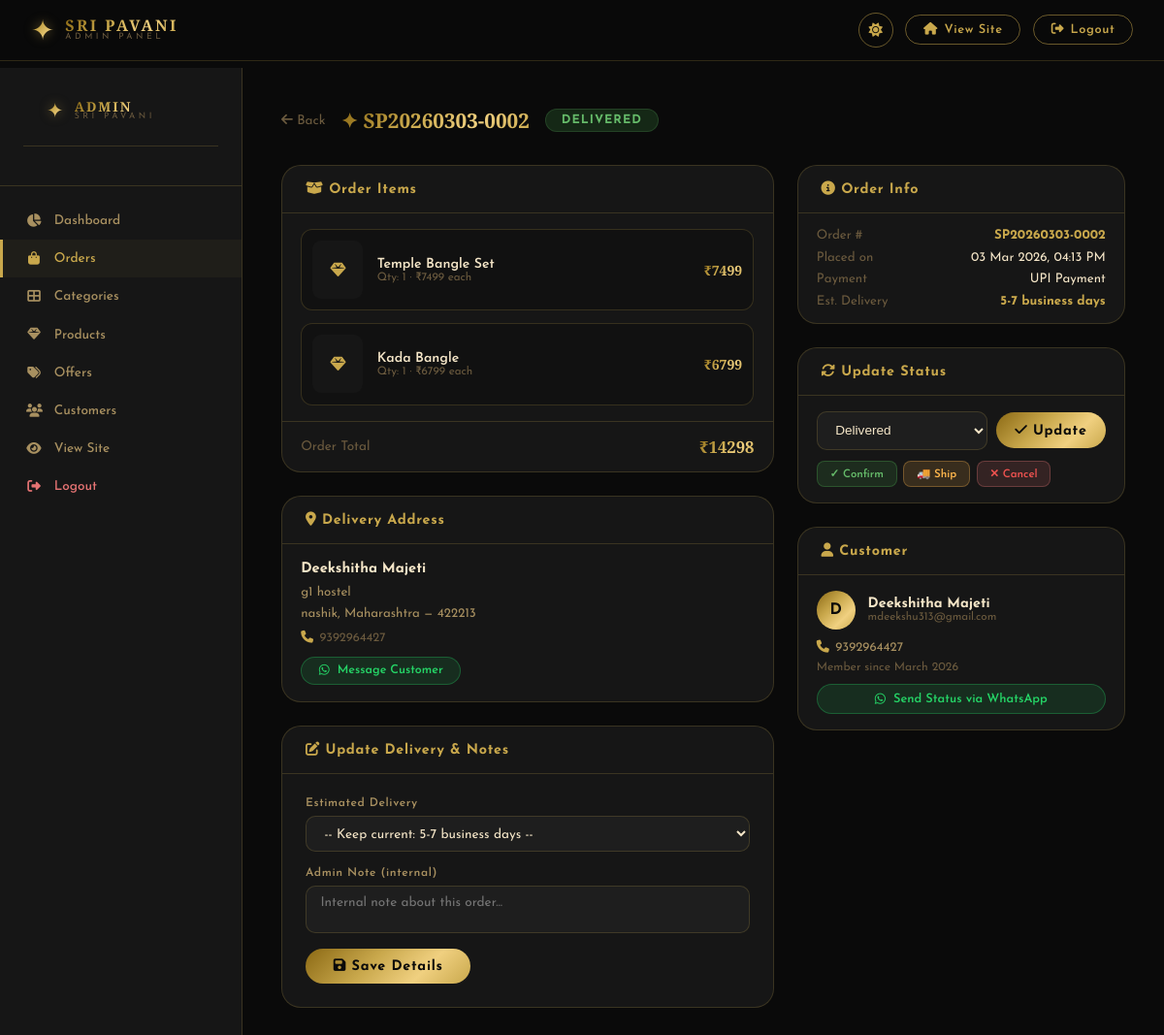
The app's page /admin/orders/2 (signed in) with its own data.
### app.py (models this page shows, shortened)
class Order(db.Model):
    id                 = db.Column(db.Integer, primary_key=True)
    user_id            = db.Column(db.Integer, db.ForeignKey('user.id'), nullable=False)
    order_number       = db.Column(db.String(20), unique=True, nullable=False)
    total              = db.Column(db.Float, nullable=False)
    payment_method     = db.Column(db.String(30), nullable=False)
    status             = db.Column(db.String(20), default='pending')
    delivery_name      = db.Column(db.String(150))
    delivery_phone     = db.Column(db.String(20))
    delivery_address   = db.Column(db.Text)
    delivery_city      = db.Column(db.String(100))
    delivery_state     = db.Column(db.String(100))
    delivery_pincode   = db.Column(db.String(10))
    estimated_delivery = db.Column(db.String(100), default='5-7 business days')
    admin_note         = db.Column(db.Text)
    created_at         = db.Column(db.DateTime, default=datetime.utcnow)
    items              = db.relationship('OrderItem', backref='order', lazy=True)

class OrderItem(db.Model):
    id            = db.Column(db.Integer, primary_key=True)
    order_id      = db.Column(db.Integer, db.ForeignKey('order.id'), nullable=False)
    product_id    = db.Column(db.Integer, db.ForeignKey('product.id'), nullable=True)
    product_name  = db.Column(db.String(200))
    product_image = db.Column(db.String(200))
    price         = db.Column(db.Float)
    quantity      = db.Column(db.Integer)
    product       = db.relationship('Product')

class User(UserMixin, db.Model):
    id            = db.Column(db.Integer, primary_key=True)
    name          = db.Column(db.String(150), nullable=False)
    email         = db.Column(db.String(150), unique=True, nullable=False)
    phone         = db.Column(db.String(20))
    dob           = db.Column(db.String(20))
    gender        = db.Column(db.String(10))
    address       = db.Column(db.Text)
    city          = db.Column(db.String(100))
    state         = db.Column(db.String(100))
    pincode       = db.Column(db.String(10))
    password_hash = db.Column(db.String(256))
    is_admin      = db.Column(db.Boolean, default=False)
    created_at    = db.Column(db.DateTime, default=datetime.utcnow)
    cart_items    = db.relationship('CartItem', backref='user', lazy=True)
    orders        = db.relationship('Order', backref='user', lazy=True)

### app.py (the view)
@app.route('/admin/orders/<int:order_id>')
@login_required
@admin_required
def admin_order_detail(order_id):
    order = Order.query.get_or_404(order_id)
    return render_template('admin/order_detail.html', order=order)

### templates/admin/order_detail.html (shortened to what this page needs)
{% extends "admin/base_admin.html" %}
{% block content %}
{% set sc = status_colors.get(order.status, ('rgba(100,100,100,.15)','#aaa')) %}
<div style="display:flex;align-items:center;gap:1rem;margin-bottom:2rem;flex-wrap:wrap">
  <a href="{{ url_for('admin_orders') }}" style="color:var(--text-muted);font-size:.85rem;text-decoration:none;white-space:nowrap">
    <i class="fas fa-arrow-left"></i> Back
  </a>
  <h1 class="admin-page-title" style="margin-bottom:0;font-size:clamp(.9rem,3vw,1.3rem)">✦ {{ order.order_number }}</h1>
  <span style="display:inline-block;padding:.3rem 1rem;border-radius:20px;font-size:.78rem;font-weight:700;
               background:{{ sc[0] }};color:{{ sc[1] }};border:1px solid {{ sc[1] }}30;letter-spacing:.08em">
    {{ order.status|upper }}
  </span>
</div>
<div class="order-detail-grid" style="display:grid;grid-template-columns:1.2fr 0.8fr;gap:1.5rem;align-items:start">
  <div>
    <div class="admin-card" style="margin-bottom:1.5rem">
      <div class="admin-card-header"><h3><i class="fas fa-box-open"></i> Order Items</h3></div>
      <div style="padding:1rem 1.2rem;display:flex;flex-direction:column;gap:.8rem">
        {% for item in order.items %}
        <div style="display:flex;gap:.9rem;align-items:center;padding:.7rem;background:var(--bg-secondary);border-radius:12px;border:1px solid var(--border)">
          <div style="width:52px;height:60px;border-radius:9px;overflow:hidden;background:var(--bg-card);flex-shrink:0">
            {% if item.product_image %}
              <img src="{{ url_for('static', filename=item.product_image) }}" style="width:100%;height:100%;object-fit:cover"/>
            {% else %}
              <div style="width:100%;height:100%;display:flex;align-items:center;justify-content:center;color:var(--gold)"><i class="fas fa-gem"></i></div>
            {% endif %}
          </div>
          <div style="flex:1;min-width:0">
            <div style="font-weight:600;font-size:.88rem;color:var(--text-primary);white-space:nowrap;overflow:hidden;text-overflow:ellipsis">{{ item.product_name }}</div>
            <div style="font-size:.73rem;color:var(--text-muted)">Qty: {{ item.quantity }} · ₹{{ "%.0f"|format(item.price) }} each</div>
          </div>
          <div style="font-family:'Cinzel Decorative',serif;font-size:.88rem;background:var(--gold-gradient);-webkit-background-clip:text;-webkit-text-fill-color:transparent;font-weight:700;white-space:nowrap">
            ₹{{ "%.0f"|format(item.price * item.quantity) }}
          </div>
        </div>
        {% endfor %}
      </div>
      <div style="padding:.9rem 1.2rem;border-top:1px solid var(--border);display:flex;justify-content:space-between;align-items:center">
        <span style="font-size:.85rem;color:var(--text-muted)">Order Total</span>
        <span style="font-family:'Cinzel Decorative',serif;font-size:1.05rem;background:var(--gold-gradient);-webkit-background-clip:text;-webkit-text-fill-color:transparent;font-weight:700">
          ₹{{ "%.0f"|format(order.total) }}
        </span>
      </div>
    </div>
    <div class="admin-card" style="margin-bottom:1.5rem">
      <div class="admin-card-header"><h3><i class="fas fa-map-marker-alt"></i> Delivery Address</h3></div>
      <div style="padding:1.1rem 1.2rem">
        <div style="font-weight:700;font-size:.92rem;color:var(--text-primary);margin-bottom:.35rem">{{ order.delivery_name }}</div>
        <div style="font-size:.83rem;color:var(--text-secondary);line-height:1.7">
          {{ order.delivery_address }}<br>
          {{ order.delivery_city }}, {{ order.delivery_state }} — {{ order.delivery_pincode }}
        </div>
        {% if order.delivery_phone %}
        <div style="font-size:.8rem;color:var(--text-muted);margin-top:.4rem">
          <i class="fas fa-phone" style="color:var(--gold);margin-right:.4rem"></i>{{ order.delivery_phone }}
        </div>
        {% endif %}
        {% if order.user.phone %}
        <a href="https://wa.me/91{{ order.user.phone|replace(' ','')|replace('-','') }}?text={{ ('Hi ' + order.user.name + ', your Sri Pavani order ' + order.order_number + ' update: ')|urlencode }}"
           target="_blank"
           style="display:inline-flex;align-items:center;gap:.5rem;margin-top:.8rem;padding:.45rem 1.1rem;border-radius:20px;background:rgba(37,211,102,.12);border:1px solid rgba(37,211,102,.3);color:#25d366;font-size:.78rem;font-weight:600;text-decoration:none">
          <i class="fab fa-whatsapp"></i> Message Customer
        </a>
        {% endif %}
      </div>
    </div>
    <div class="admin-card">
      <div class="admin-card-header"><h3><i class="fas fa-edit"></i> Update Delivery & Notes</h3></div>
      <div class="admin-card-body">
        <form method="POST" action="{{ url_for('admin_orders') }}">
          <div style="display:grid;gap:1rem">
            <div class="form-group" style="margin-bottom:0">
              <label>Estimated Delivery</label>
              <select name="delivery_preset" id="deliveryPreset" onchange="toggleCustom(this.value)"
                style="width:100%;padding:.65rem .9rem;background:var(--input-bg);border:1px solid var(--border);border-radius:10px;color:var(--text-primary);font-size:.85rem;outline:none">
                <option value="">-- Keep current: {{ order.estimated_delivery }} --</option>
              </select>
            </div>
            <div class="form-group" style="margin-bottom:0">
              <label>Admin Note (internal)</label>
              <textarea name="admin_note" rows="2" placeholder="Internal note about this order..."
                style="width:100%;padding:.65rem .9rem;background:var(--input-bg);border:1px solid var(--border);border-radius:10px;color:var(--text-primary);font-size:.85rem;resize:none;outline:none">{{ order.admin_note or '' }}</textarea>
            </div>
            <button type="submit" class="btn-gold" style="padding:.65rem 1.8rem;width:fit-content">
              <i class="fas fa-save"></i> Save Details
            </button>
          </div>
        </form>
      </div>
    </div>
  </div>
  <div>
    <div class="admin-card" style="margin-bottom:1.5rem">
      <div class="admin-card-header"><h3><i class="fas fa-info-circle"></i> Order Info</h3></div>
      <div style="padding:1rem 1.2rem;display:flex;flex-direction:column;gap:.6rem">
        {% for label, value in [
          ('Order #', order.order_number),
          ('Placed on', order.created_at.strftime('%d %b %Y, %I:%M %p')),
          ('Payment', payment_labels.get(order.payment_method, order.payment_method)),
          ('Est. Delivery', order.estimated_delivery)
        ] %}
        <div style="display:flex;justify-content:space-between;font-size:.83rem;flex-wrap:wrap;gap:.3rem">
          <span style="color:var(--text-muted)">{{ label }}</span>
          <span style="color:{% if label == 'Order #' %}var(--gold){% elif label == 'Est. Delivery' %}var(--gold){% else %}var(--text-primary){% endif %};font-weight:{% if label in ['Order #','Est. Delivery'] %}700{% else %}400{% endif %}">{{ value }}</span>
        </div>
        {% endfor %}
      </div>
    </div>
    <div class="admin-card" style="margin-bottom:1.5rem">
      <div class="admin-card-header"><h3><i class="fas fa-sync-alt"></i> Update Status</h3></div>
      <div style="padding:1rem 1.2rem">
        <form method="POST" action="{{ url_for('admin_orders') }}" style="margin-bottom:.7rem">
          <div style="display:flex;gap:.6rem;align-items:center;flex-wrap:wrap">
            <select name="status"
              style="flex:1;min-width:120px;padding:.65rem .9rem;background:var(--input-bg);border:1px solid var(--border);border-radius:10px;color:var(--text-primary);font-size:.85rem;outline:none">
              {% for s in ['pending','confirmed','shipped','delivered','cancelled'] %}
              <option value="{{ s }}" {{ 'selected' if order.status == s }}>{{ s|capitalize }}</option>
              {% endfor %}
            </select>
            <button type="submit" class="btn-gold" style="padding:.65rem 1.2rem;white-space:nowrap">
              <i class="fas fa-check"></i> Update
            </button>
          </div>
        </form>
        <div class="action-btns" style="flex-wrap:wrap">
          {% for s, label, cls in [('confirmed','✓ Confirm','btn-success'),('shipped','🚚 Ship','btn-warning'),('delivered','✦ Delivered','btn-success'),('cancelled','✕ Cancel','btn-danger')] %}
          {% if order.status != s %}
          <form method="POST" action="{{ url_for('admin_orders') }}" style="display:inline">
            <button type="submit" class="btn-sm {{ cls }}" style="font-size:.72rem">{{ label }}</button>
          </form>
          {% endif %}
          {% endfor %}
        </div>
      </div>
    </div>
    <div class="admin-card">
      <div class="admin-card-header"><h3><i class="fas fa-user"></i> Customer</h3></div>
      <div style="padding:1rem 1.2rem">
        <div style="display:flex;align-items:center;gap:.8rem;margin-bottom:.7rem">
          <div style="width:40px;height:40px;border-radius:50%;background:var(--gold-gradient);display:flex;align-items:center;justify-content:center;color:var(--bg-primary);font-weight:700;font-size:1rem;flex-shrink:0">
            {{ order.user.name[0].upper() }}
          </div>
          <div style="min-width:0">
            <div style="font-weight:700;color:var(--text-primary);font-size:.9rem;white-space:nowrap;overflow:hidden;text-overflow:ellipsis">{{ order.user.name }}</div>
            <div style="font-size:.73rem;color:var(--text-muted);word-break:break-all">{{ order.user.email }}</div>
          </div>
        </div>
        {% if order.user.phone %}
        <div style="font-size:.82rem;color:var(--text-secondary);margin-bottom:.5rem">
          <i class="fas fa-phone" style="color:var(--gold);margin-right:.4rem"></i>{{ order.user.phone }}
        </div>
        {% endif %}
        <div style="font-size:.76rem;color:var(--text-muted);margin-bottom:.7rem">
          Member since {{ order.user.created_at.strftime('%B %Y') }}
        </div>
        {% if order.user.phone %}
        <a href="https://wa.me/91{{ order.user.phone|replace(' ','')|replace('-','') }}?text={{ ('Hi ' + order.user.name + '! Your Sri Pavani order ' + order.order_number + ' (Rs.' + '%.0f'|format(order.total) + ') status: ' + order.status + '. Est. delivery: ' + order.estimated_delivery)|urlencode }}"
           target="_blank"
           style="display:inline-flex;align-items:center;gap:.5rem;padding:.5rem 1.1rem;border-radius:20px;background:rgba(37,211,102,.12);border:1px solid rgba(37,211,102,.3);color:#25d366;font-size:.8rem;font-weight:600;text-decoration:none;width:100%;justify-content:center">
          <i class="fab fa-whatsapp"></i> Send Status via WhatsApp
        </a>
        {% endif %}
      </div>
    </div>
  </div>
</div>
{% endblock %}

### records on screen
Order: order_number "SP20260303-0002", status "DELIVERED", total "14298", delivery_name "Deekshitha Majeti", delivery_address "g1 hostel", delivery_city "nashik", delivery_state "Maharashtra", delivery_pincode "422213", delivery_phone "9392964427", label "Order #", label "Est. Delivery", estimated_delivery "5-7 business days"
OrderItem: product_name "Temple Bangle Set", quantity "1", price "7499", item.price*item.quantity "7499"
OrderItem: product_name "Kada Bangle", quantity "1", price "6799", item.price*item.quantity "6799"
User: user "D", user.name "Deekshitha Majeti", user.email "mdeekshu313@gmail.com", user.phone "9392964427", user.created_at "March 2026"

### other values on screen
{{ label }} "Placed on" "Payment"
{{ value }} "03 Mar 2026, 04:13 PM" "UPI Payment"
{{ label }} "✓ Confirm" "🚚 Ship" "✕ Cancel"
form field status "Delivered"
